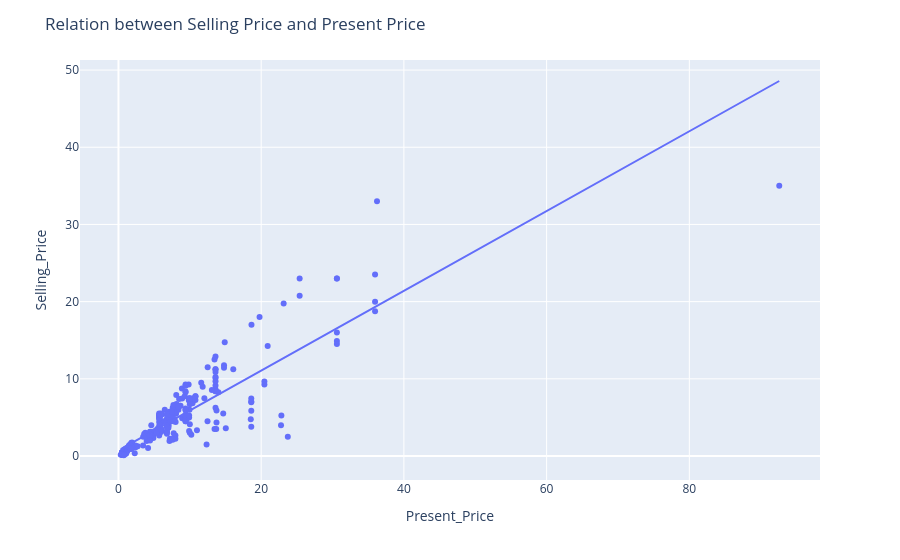

Here is the notebook cell this chart was saved with:
### Code cell
fig = px.scatter(df, x="Present_Price", y="Selling_Price", trendline="ols")  # Creates scatter plot with regression line
fig.update_layout(title="Relation between Selling Price and Present Price")  # Sets the plot title
fig.show()  # Displays the interactive plot
plt.show()  # (Not needed here, used with matplotlib)

### Figure 1 — Plotly figure (JSON) as saved in the notebook; plotly's stock layout.template omitted (floating-point values rounded to 4 significant figures; data arrays with more than 128 entries replaced by an {"elided": "..."} marker saying what was removed)
{"data": [{"hovertemplate": "Present_Price=%{x}<br>Selling_Price=%{y}<extra></extra>", "legendgroup": "", "marker": {"color": "#636efa", "symbol": "circle"}, "mode": "markers", "name": "", "orientation": "v", "showlegend": false, "type": "scatter", "x": {"elided": "301 float values"}, "xaxis": "x", "y": {"elided": "301 float values"}, "yaxis": "y"}, {"hovertemplate": "<b>OLS trendline</b><br>Selling_Price = 0.516901 * Present_Price + 0.718135<br>R<sup>2</sup>=0.772491<br><br>Present_Price=%{x}<br>Selling_Price=%{y} <b>(trend)</b><extra></extra>", "legendgroup": "", "marker": {"color": "#636efa", "symbol": "circle"}, "mode": "lines", "name": "", "showlegend": false, "type": "scatter", "x": {"elided": "301 float values"}, "xaxis": "x", "y": {"elided": "301 float values"}, "yaxis": "y"}], "layout": {"legend": {"tracegroupgap": 0}, "margin": {"t": 60}, "title": {"text": "Relation between Selling Price and Present Price"}, "xaxis": {"anchor": "y", "domain": [0, 1], "title": {"text": "Present_Price"}}, "yaxis": {"anchor": "x", "domain": [0, 1], "title": {"text": "Selling_Price"}}}}
